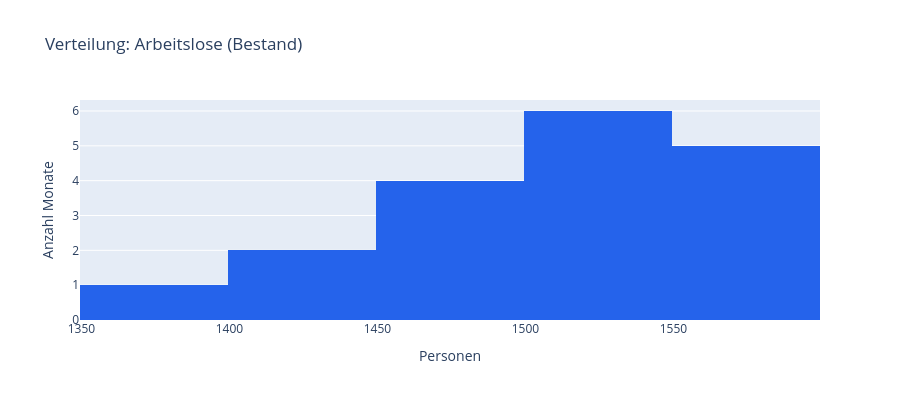

The notebook cell this image was saved under:
### Markdown cell above
## 3. Verteilungen

Histogramm und Boxplot zeigen die Verteilung des Arbeitslosenbestands über die 18 Berichtsmonate — inkl. Median, Quartilen und möglicher Ausreißer.

### Code cell
fig = go.Figure()
fig.add_trace(go.Histogram(x=kennzahlen["Arbeitslose (Bestand)"], nbinsx=8, marker_color="#2563eb"))
fig.update_layout(
    title="Verteilung: Arbeitslose (Bestand)",
    xaxis_title="Personen", yaxis_title="Anzahl Monate", height=400,
)
fig

### Figure 1 — Plotly figure (JSON) as saved in the notebook; plotly's stock layout.template omitted (floating-point values rounded to 4 significant figures)
{"data": [{"marker": {"color": "#2563eb"}, "nbinsx": 8, "type": "histogram", "x": [1470.0, 1382.0, 1414.0, 1457.0, 1438.0, 1509.0, 1475.0, 1587.0, 1585.0, 1519.0, 1517.0, 1466.0, 1551.0, 1542.0, 1543.0, 1565.0, 1552.0, 1500.0]}], "layout": {"height": 400, "title": {"text": "Verteilung: Arbeitslose (Bestand)"}, "xaxis": {"title": {"text": "Personen"}}, "yaxis": {"title": {"text": "Anzahl Monate"}}}}
